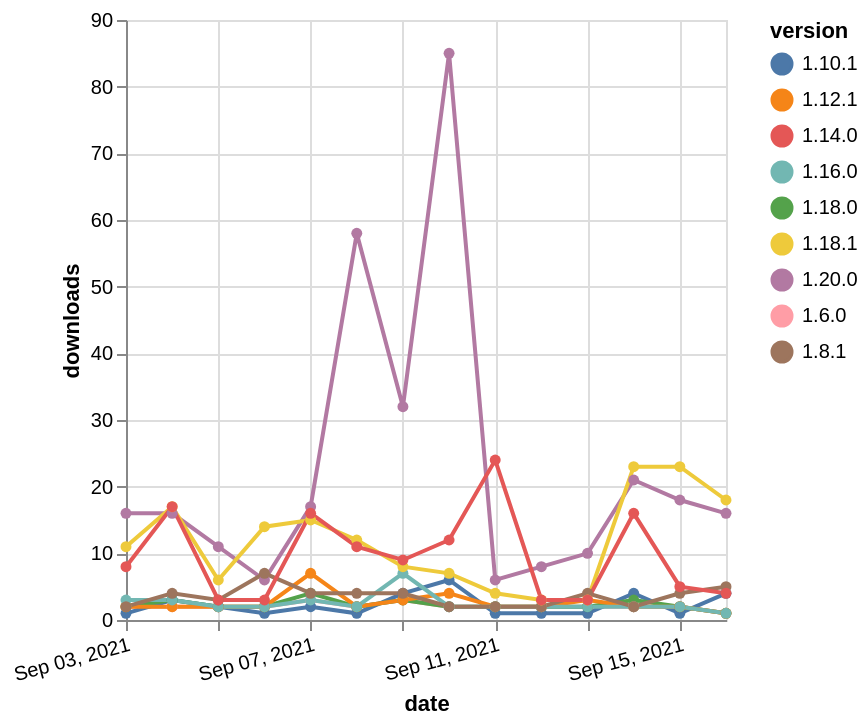

This figure's Vega-Lite source:
### Vega-Lite specification from a JSON file in a GitHub repository (floating-point values rounded to 4 significant figures)
{"$schema": "https://vega.github.io/schema/vega-lite/v5.json", "description": "A simple bar chart with embedded data.", "data": {"values": [{"date": "2021-09-03", "total": 3038, "delta": 2, "version": "1.6.0"}, {"date": "2021-09-04", "total": 3040, "delta": 2, "version": "1.6.0"}, {"date": "2021-09-05", "total": 3042, "delta": 2, "version": "1.6.0"}, {"date": "2021-09-06", "total": 3044, "delta": 2, "version": "1.6.0"}, {"date": "2021-09-07", "total": 3047, "delta": 3, "version": "1.6.0"}, {"date": "2021-09-08", "total": 3049, "delta": 2, "version": "1.6.0"}, {"date": "2021-09-09", "total": 3052, "delta": 3, "version": "1.6.0"}, {"date": "2021-09-10", "total": 3054, "delta": 2, "version": "1.6.0"}, {"date": "2021-09-11", "total": 3056, "delta": 2, "version": "1.6.0"}, {"date": "2021-09-12", "total": 3058, "delta": 2, "version": "1.6.0"}, {"date": "2021-09-13", "total": 3060, "delta": 2, "version": "1.6.0"}, {"date": "2021-09-14", "total": 3062, "delta": 2, "version": "1.6.0"}, {"date": "2021-09-15", "total": 3064, "delta": 2, "version": "1.6.0"}, {"date": "2021-09-16", "total": 3065, "delta": 1, "version": "1.6.0"}, {"date": "2021-09-03", "total": 4132, "delta": 1, "version": "1.10.1"}, {"date": "2021-09-04", "total": 4135, "delta": 3, "version": "1.10.1"}, {"date": "2021-09-05", "total": 4137, "delta": 2, "version": "1.10.1"}, {"date": "2021-09-06", "total": 4138, "delta": 1, "version": "1.10.1"}, {"date": "2021-09-07", "total": 4140, "delta": 2, "version": "1.10.1"}, {"date": "2021-09-08", "total": 4141, "delta": 1, "version": "1.10.1"}, {"date": "2021-09-09", "total": 4145, "delta": 4, "version": "1.10.1"}, {"date": "2021-09-10", "total": 4151, "delta": 6, "version": "1.10.1"}, {"date": "2021-09-11", "total": 4152, "delta": 1, "version": "1.10.1"}, {"date": "2021-09-12", "total": 4153, "delta": 1, "version": "1.10.1"}, {"date": "2021-09-13", "total": 4154, "delta": 1, "version": "1.10.1"}, {"date": "2021-09-14", "total": 4158, "delta": 4, "version": "1.10.1"}, {"date": "2021-09-15", "total": 4159, "delta": 1, "version": "1.10.1"}, {"date": "2021-09-16", "total": 4163, "delta": 4, "version": "1.10.1"}, {"date": "2021-09-03", "total": 3459, "delta": 2, "version": "1.18.0"}, {"date": "2021-09-04", "total": 3462, "delta": 3, "version": "1.18.0"}, {"date": "2021-09-05", "total": 3464, "delta": 2, "version": "1.18.0"}, {"date": "2021-09-06", "total": 3466, "delta": 2, "version": "1.18.0"}, {"date": "2021-09-07", "total": 3470, "delta": 4, "version": "1.18.0"}, {"date": "2021-09-08", "total": 3472, "delta": 2, "version": "1.18.0"}, {"date": "2021-09-09", "total": 3475, "delta": 3, "version": "1.18.0"}, {"date": "2021-09-10", "total": 3477, "delta": 2, "version": "1.18.0"}, {"date": "2021-09-11", "total": 3479, "delta": 2, "version": "1.18.0"}, {"date": "2021-09-12", "total": 3481, "delta": 2, "version": "1.18.0"}, {"date": "2021-09-13", "total": 3483, "delta": 2, "version": "1.18.0"}, {"date": "2021-09-14", "total": 3486, "delta": 3, "version": "1.18.0"}, {"date": "2021-09-15", "total": 3488, "delta": 2, "version": "1.18.0"}, {"date": "2021-09-16", "total": 3489, "delta": 1, "version": "1.18.0"}, {"date": "2021-09-03", "total": 3364, "delta": 2, "version": "1.12.1"}, {"date": "2021-09-04", "total": 3366, "delta": 2, "version": "1.12.1"}, {"date": "2021-09-05", "total": 3368, "delta": 2, "version": "1.12.1"}, {"date": "2021-09-06", "total": 3370, "delta": 2, "version": "1.12.1"}, {"date": "2021-09-07", "total": 3377, "delta": 7, "version": "1.12.1"}, {"date": "2021-09-08", "total": 3379, "delta": 2, "version": "1.12.1"}, {"date": "2021-09-09", "total": 3382, "delta": 3, "version": "1.12.1"}, {"date": "2021-09-10", "total": 3386, "delta": 4, "version": "1.12.1"}, {"date": "2021-09-11", "total": 3388, "delta": 2, "version": "1.12.1"}, {"date": "2021-09-12", "total": 3390, "delta": 2, "version": "1.12.1"}, {"date": "2021-09-13", "total": 3393, "delta": 3, "version": "1.12.1"}, {"date": "2021-09-14", "total": 3395, "delta": 2, "version": "1.12.1"}, {"date": "2021-09-15", "total": 3397, "delta": 2, "version": "1.12.1"}, {"date": "2021-09-16", "total": 3398, "delta": 1, "version": "1.12.1"}, {"date": "2021-09-03", "total": 1176, "delta": 16, "version": "1.20.0"}, {"date": "2021-09-04", "total": 1192, "delta": 16, "version": "1.20.0"}, {"date": "2021-09-05", "total": 1203, "delta": 11, "version": "1.20.0"}, {"date": "2021-09-06", "total": 1209, "delta": 6, "version": "1.20.0"}, {"date": "2021-09-07", "total": 1226, "delta": 17, "version": "1.20.0"}, {"date": "2021-09-08", "total": 1284, "delta": 58, "version": "1.20.0"}, {"date": "2021-09-09", "total": 1316, "delta": 32, "version": "1.20.0"}, {"date": "2021-09-10", "total": 1401, "delta": 85, "version": "1.20.0"}, {"date": "2021-09-11", "total": 1407, "delta": 6, "version": "1.20.0"}, {"date": "2021-09-12", "total": 1415, "delta": 8, "version": "1.20.0"}, {"date": "2021-09-13", "total": 1425, "delta": 10, "version": "1.20.0"}, {"date": "2021-09-14", "total": 1446, "delta": 21, "version": "1.20.0"}, {"date": "2021-09-15", "total": 1464, "delta": 18, "version": "1.20.0"}, {"date": "2021-09-16", "total": 1480, "delta": 16, "version": "1.20.0"}, {"date": "2021-09-03", "total": 2951, "delta": 3, "version": "1.16.0"}, {"date": "2021-09-04", "total": 2954, "delta": 3, "version": "1.16.0"}, {"date": "2021-09-05", "total": 2956, "delta": 2, "version": "1.16.0"}, {"date": "2021-09-06", "total": 2958, "delta": 2, "version": "1.16.0"}, {"date": "2021-09-07", "total": 2961, "delta": 3, "version": "1.16.0"}, {"date": "2021-09-08", "total": 2963, "delta": 2, "version": "1.16.0"}, {"date": "2021-09-09", "total": 2970, "delta": 7, "version": "1.16.0"}, {"date": "2021-09-10", "total": 2972, "delta": 2, "version": "1.16.0"}, {"date": "2021-09-11", "total": 2974, "delta": 2, "version": "1.16.0"}, {"date": "2021-09-12", "total": 2976, "delta": 2, "version": "1.16.0"}, {"date": "2021-09-13", "total": 2978, "delta": 2, "version": "1.16.0"}, {"date": "2021-09-14", "total": 2980, "delta": 2, "version": "1.16.0"}, {"date": "2021-09-15", "total": 2982, "delta": 2, "version": "1.16.0"}, {"date": "2021-09-16", "total": 2983, "delta": 1, "version": "1.16.0"}, {"date": "2021-09-03", "total": 3850, "delta": 2, "version": "1.8.1"}, {"date": "2021-09-04", "total": 3854, "delta": 4, "version": "1.8.1"}, {"date": "2021-09-05", "total": 3857, "delta": 3, "version": "1.8.1"}, {"date": "2021-09-06", "total": 3864, "delta": 7, "version": "1.8.1"}, {"date": "2021-09-07", "total": 3868, "delta": 4, "version": "1.8.1"}, {"date": "2021-09-08", "total": 3872, "delta": 4, "version": "1.8.1"}, {"date": "2021-09-09", "total": 3876, "delta": 4, "version": "1.8.1"}, {"date": "2021-09-10", "total": 3878, "delta": 2, "version": "1.8.1"}, {"date": "2021-09-11", "total": 3880, "delta": 2, "version": "1.8.1"}, {"date": "2021-09-12", "total": 3882, "delta": 2, "version": "1.8.1"}, {"date": "2021-09-13", "total": 3886, "delta": 4, "version": "1.8.1"}, {"date": "2021-09-14", "total": 3888, "delta": 2, "version": "1.8.1"}, {"date": "2021-09-15", "total": 3892, "delta": 4, "version": "1.8.1"}, {"date": "2021-09-16", "total": 3897, "delta": 5, "version": "1.8.1"}, {"date": "2021-09-03", "total": 2334, "delta": 11, "version": "1.18.1"}, {"date": "2021-09-04", "total": 2351, "delta": 17, "version": "1.18.1"}, {"date": "2021-09-05", "total": 2357, "delta": 6, "version": "1.18.1"}, {"date": "2021-09-06", "total": 2371, "delta": 14, "version": "1.18.1"}, {"date": "2021-09-07", "total": 2386, "delta": 15, "version": "1.18.1"}, {"date": "2021-09-08", "total": 2398, "delta": 12, "version": "1.18.1"}, {"date": "2021-09-09", "total": 2406, "delta": 8, "version": "1.18.1"}, {"date": "2021-09-10", "total": 2413, "delta": 7, "version": "1.18.1"}, {"date": "2021-09-11", "total": 2417, "delta": 4, "version": "1.18.1"}, {"date": "2021-09-12", "total": 2420, "delta": 3, "version": "1.18.1"}, {"date": "2021-09-13", "total": 2423, "delta": 3, "version": "1.18.1"}, {"date": "2021-09-14", "total": 2446, "delta": 23, "version": "1.18.1"}, {"date": "2021-09-15", "total": 2469, "delta": 23, "version": "1.18.1"}, {"date": "2021-09-16", "total": 2487, "delta": 18, "version": "1.18.1"}, {"date": "2021-09-03", "total": 7808, "delta": 8, "version": "1.14.0"}, {"date": "2021-09-04", "total": 7825, "delta": 17, "version": "1.14.0"}, {"date": "2021-09-05", "total": 7828, "delta": 3, "version": "1.14.0"}, {"date": "2021-09-06", "total": 7831, "delta": 3, "version": "1.14.0"}, {"date": "2021-09-07", "total": 7847, "delta": 16, "version": "1.14.0"}, {"date": "2021-09-08", "total": 7858, "delta": 11, "version": "1.14.0"}, {"date": "2021-09-09", "total": 7867, "delta": 9, "version": "1.14.0"}, {"date": "2021-09-10", "total": 7879, "delta": 12, "version": "1.14.0"}, {"date": "2021-09-11", "total": 7903, "delta": 24, "version": "1.14.0"}, {"date": "2021-09-12", "total": 7906, "delta": 3, "version": "1.14.0"}, {"date": "2021-09-13", "total": 7909, "delta": 3, "version": "1.14.0"}, {"date": "2021-09-14", "total": 7925, "delta": 16, "version": "1.14.0"}, {"date": "2021-09-15", "total": 7930, "delta": 5, "version": "1.14.0"}, {"date": "2021-09-16", "total": 7934, "delta": 4, "version": "1.14.0"}]}, "width": "container", "mark": {"type": "line", "point": {"filled": true}}, "encoding": {"x": {"field": "date", "type": "temporal", "timeUnit": "yearmonthdate", "title": "date", "axis": {"labelAngle": -15}}, "y": {"field": "delta", "type": "quantitative", "title": "downloads"}, "color": {"field": "version", "type": "nominal"}, "tooltip": {"field": "delta"}}}
